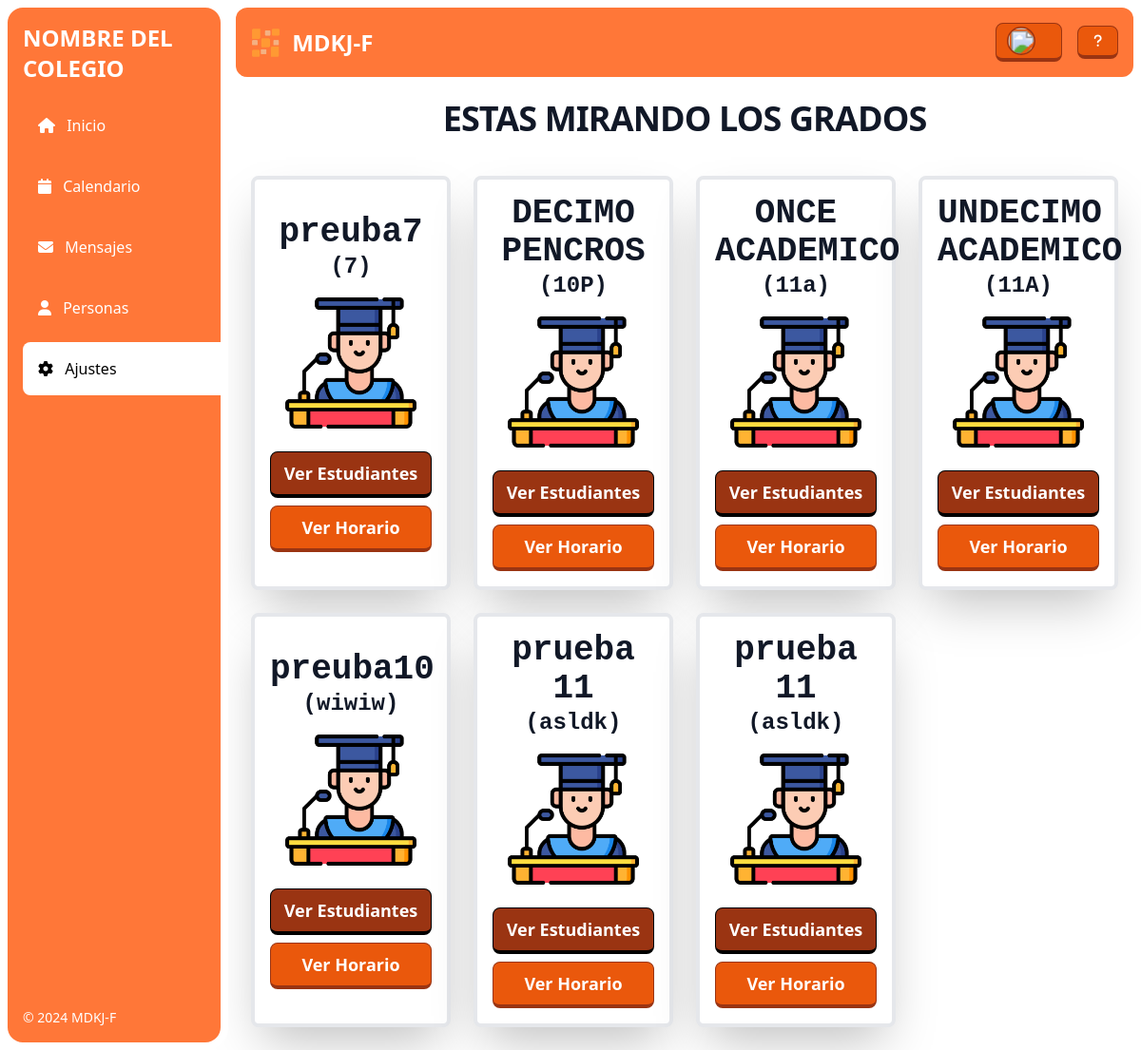
Before: /informacion/grados/mirar/ with the older database file.
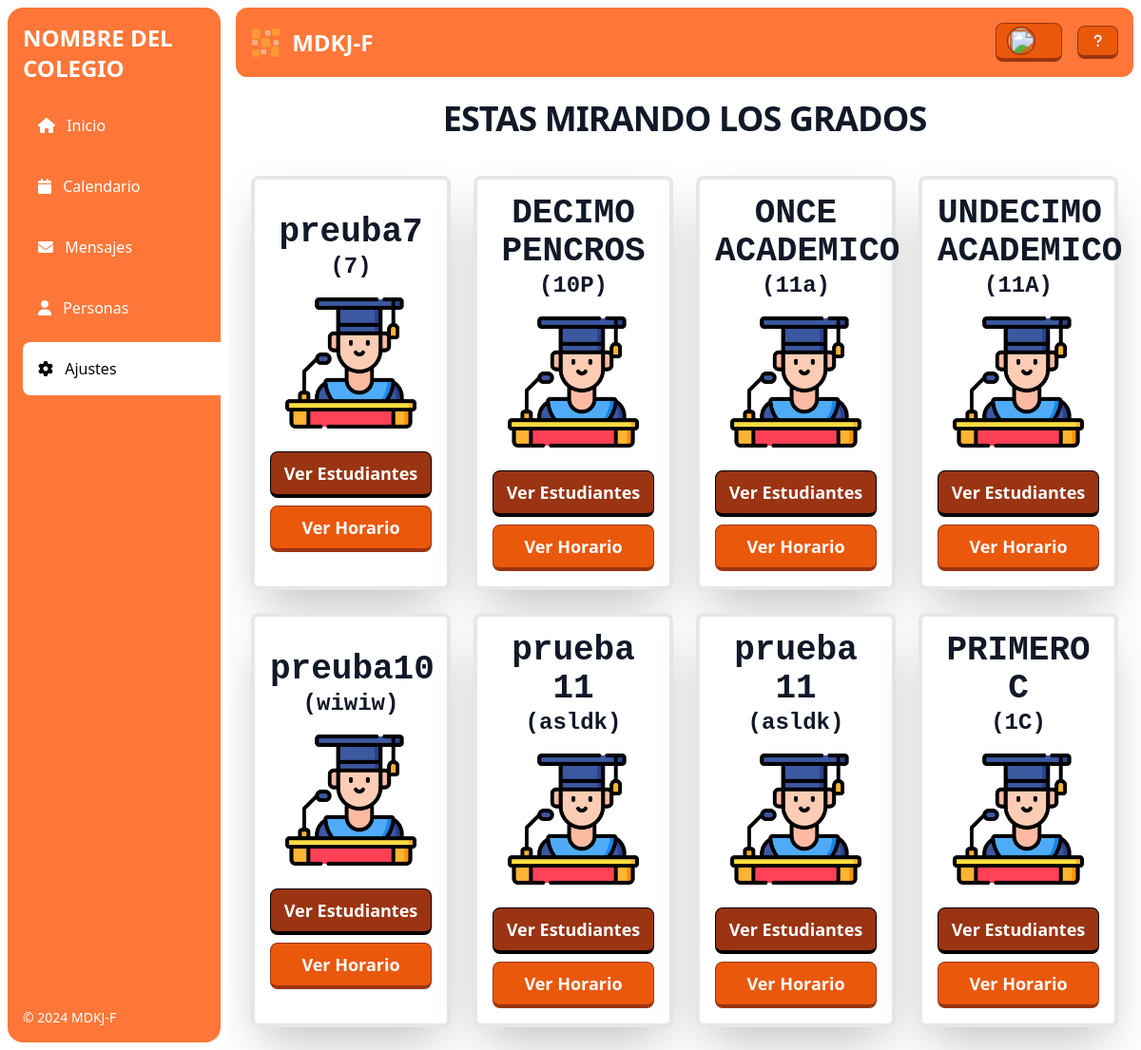
After: the same page with the newer database file.
### informacion/models.py (models this page shows)
class Grado(models.Model):
    grado_nom = models.TextField()
    grado_num = models.TextField()
    descripcion = models.TextField()
    estado = models.BooleanField(default=True)
    created_on = models.DateTimeField(default=timezone.now)
    author = models.ForeignKey(User, on_delete=models.CASCADE, related_name='creador_grado')
    horario_partes = models.ForeignKey(Horarios_Partes, on_delete=models.SET_NULL, blank=True, null=True)
    materias = models.ManyToManyField(Materias, blank=True, related_name='materias_grado')
    def __str__(self):
        return self.grado_nom + "(" + self.grado_num + ")"

### informacion/views.py (the view)
# urls.py: path('grados/mirar/', VerGrados.as_view(), name='MirarGrados'),
class VerGrados(View):
    def get(self, request, *args, **kwargs):
        grados = Grado.objects.all()
        print(grados)
        vista = 'gestor'
        abierto='ajustes'
        context = {
            'grados': grados,
            'vista': vista,
            'abierto':abierto,
        }
        return render(request, 'informacion/grados/ver_grados.html', context)

### templates/informacion/grados/ver_grados.html (shortened to what this page needs)
<head>
</head>
{% extends 'base.html' %}
{% block content %}
{% load static %}
<div class="mx-auto max-w-screen-sm text-center">
    <h2 class="lg:py-2  text-4xl tracking-tight font-bold text-gray-900 mb-8 zoom-4">ESTAS MIRANDO LOS GRADOS</h2>
</div>
<div class="grid gap-6 mb-6 lg:mb-4 md:grid-cols-3 lg:grid-cols-4">
{% for grado in grados %}
<div class="items-center bg-white border-4 border-gray-200 rounded-lg sm:flex p-4 block shadow-2xl hover:scale-105 duration-300 ease-in-out">
    <div class="block w-full">
        <h5 class="font-mono font-bold text-gray-900 text-4xl text-center">{{grado.grado_nom}}</h5>
        <h6 class="font-mono font-bold text-gray-900 text-2xl text-center">({{grado.grado_num}})</h6>
        <img class="w-full p-4" src="{% static 'img/informacion/habla.png' %}" alt="Alumno">
        <div class="mt-2 flex">
            <a type="button" href="{% url 'VerEstudiantesGrado' grado.pk %}" class="myButton font-semibold text-white px-2 rounded-lg bg-orange-800 border-l border-r border-t border-4 border-black hover:scale-105 transition duration-300 ease-in-out focus:border focus:mt-1 w-full py-2 text-center text-lg block">Ver Estudiantes</a>
        </div>
        <div class="mt-2 flex">
            <a type="button" href="{% url 'MirarGradoHorario' grado.pk %}" class="myButton font-semibold text-white px-2 rounded-lg bg-orange-600 border-l border-r border-t border-4 border-orange-800 hover:scale-105 transition duration-300 ease-in-out focus:border focus:mt-1 w-full py-2 text-center text-lg block">Ver Horario</a>
        </div>
    </div>
</div>
{% endfor %}
</div>
{% endblock content %}

Changed rows visible on the page:
added Grado: grado_nom "PRIMERO C", grado_num "1C"
